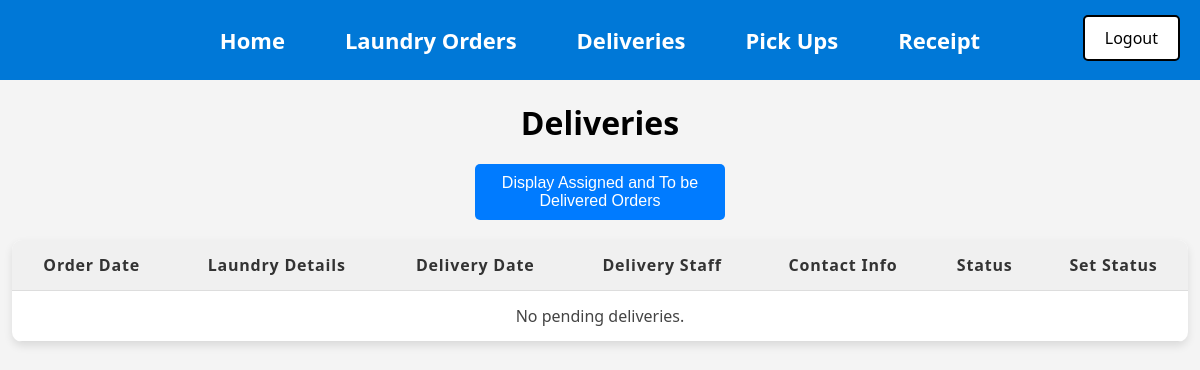
Page /Delivery.php (signed in) on the earlier database version.
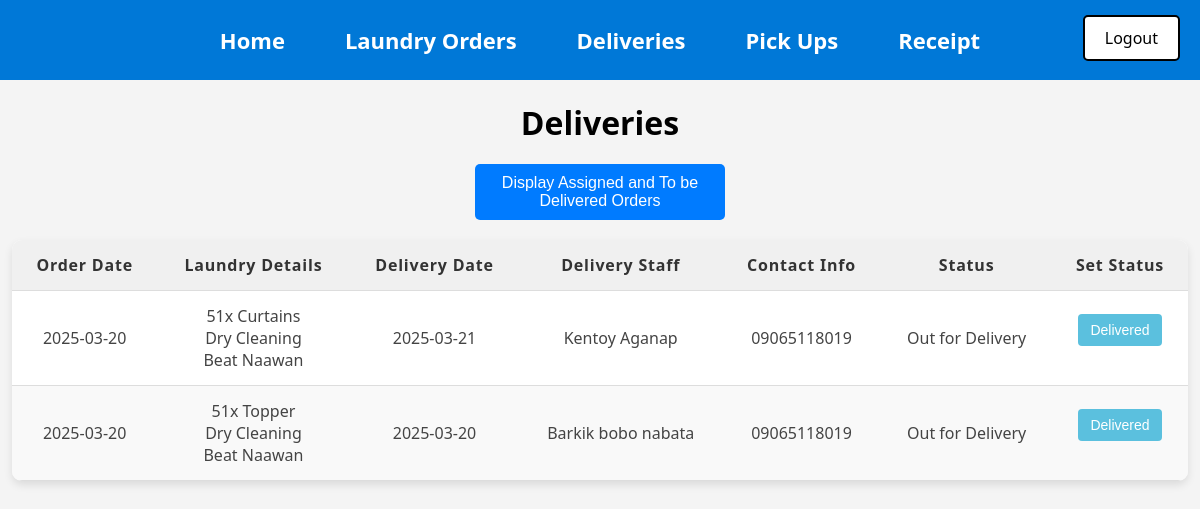
Same page on the later database version.
### tables this page shows
CREATE TABLE `Delivery` (
  `Delivery_ID` int(11) NOT NULL AUTO_INCREMENT,
  `Delivery_date` date DEFAULT NULL,
  `Delivery_staff_name` varchar(40) DEFAULT NULL,
  `Contact_info` varchar(40) DEFAULT NULL,
  `Status` varchar(250) DEFAULT NULL,
  `Order_ID` int(11) NOT NULL,
  `User_ID` int(11) NOT NULL,
  PRIMARY KEY (`Delivery_ID`),
  KEY `Orders_Delivery` (`Order_ID`),
  KEY `Users_Delivery` (`User_ID`),
  CONSTRAINT `Orders_Delivery` FOREIGN KEY (`Order_ID`) REFERENCES `Orders` (`Order_ID`),
  CONSTRAINT `Users_Delivery` FOREIGN KEY (`User_ID`) REFERENCES `Users` (`User_ID`)
);

CREATE TABLE `Orders` (
  `Order_ID` int(11) NOT NULL AUTO_INCREMENT,
  `Order_date` date NOT NULL,
  `Laundry_type` varchar(40) NOT NULL,
  `Laundry_quantity` varchar(40) NOT NULL,
  `Cleaning_type` varchar(40) NOT NULL,
  `Place` varchar(40) NOT NULL,
  `Priority_number` varchar(40) NOT NULL,
  `Status` varchar(250) DEFAULT NULL,
  `User_ID` int(11) NOT NULL,
  PRIMARY KEY (`Order_ID`),
  KEY `Users_Orders` (`User_ID`),
  CONSTRAINT `Users_Orders` FOREIGN KEY (`User_ID`) REFERENCES `Users` (`User_ID`)
);

### htdocs/Delivery.php (the view, shortened to what this page needs)
<?php
include("db_connect.php");
include("Menu.php");
include("Logout.php");
$show_unassigned = isset($_GET['show_unassigned']) && $_GET['show_unassigned'] === 'true';
if ($show_unassigned) {
    $sql = "
        SELECT
            Orders.Order_ID, Orders.Order_date, Orders.Laundry_type, Orders.Laundry_quantity,
            Orders.Cleaning_type, Orders.Place, Orders.Status AS OrderStatus,
            Delivery.Delivery_ID, Delivery.Delivery_date, Delivery.Delivery_staff_name, Delivery.Contact_info, Delivery.Status AS DeliveryStatus
        FROM Orders
        LEFT JOIN Delivery ON Orders.Order_ID = Delivery.Order_ID
        WHERE Orders.Status = 'To be Delivered' OR Delivery.Status = 'Assigned'
    ";
} else {
    $sql = "
        SELECT Delivery.*, Delivery.Status AS DeliveryStatus, Orders.Order_ID, Orders.Order_date, Orders.Place,
               Orders.Laundry_type, Orders.Laundry_quantity, Orders.Cleaning_type
        FROM Delivery
        INNER JOIN Orders ON Delivery.Order_ID = Orders.Order_ID
        WHERE Delivery.Status != 'Delivered' AND Delivery.Status != 'Assigned'
    ";
}
$result = mysqli_query($conn, $sql);
?>
<!DOCTYPE html>
<html lang="en">
<head>
</head>
<body>
<h1>Deliveries</h1>
<form method="GET" style="text-align: center;">
    <button type="submit" class="toggle-btn">
        <?php echo $show_unassigned ? 'Display Active Deliveries' : 'Display Assigned and To be Delivered Orders'; ?>
    </button>
</form>
<table>
    <thead>
        <tr>
            <th>Order Date</th>
            <th>Laundry Details</th>
            <th>Delivery Date</th>
            <th>Delivery Staff</th>
            <th>Contact Info</th>
            <th>Status</th>
            <?php if (!$show_unassigned): ?>
                <th>Set Status</th>
            <?php endif; ?>
        </tr>
    </thead>
    <tbody>
        <?php if (mysqli_num_rows($result) > 0): ?>
            <?php while ($row = mysqli_fetch_assoc($result)): ?>
                <tr>
                    <td><?php echo htmlspecialchars($row['Order_date']); ?></td>
                    <td>
                        <?php echo htmlspecialchars($row['Laundry_quantity']) . 'x ' . htmlspecialchars($row['Laundry_type']); ?>
                        <br>
                        <?php echo htmlspecialchars($row['Cleaning_type']); ?>
                        <br>
                        <?php echo htmlspecialchars($row['Place']); ?>
                    </td>
                    <td><?php echo htmlspecialchars($row['Delivery_date'] ?? 'Unassigned'); ?></td>
                    <td><?php echo htmlspecialchars($row['Delivery_staff_name'] ?? 'Unassigned'); ?></td>
                    <td><?php echo htmlspecialchars($row['Contact_info'] ?? 'Unassigned'); ?></td>
                    <td>
                        <?php
                        if ($show_unassigned) {
                            echo htmlspecialchars($row['DeliveryStatus'] ?? $row['OrderStatus']);
                        } else {
                            echo htmlspecialchars($row['DeliveryStatus']);
                        }
                        ?>
                    </td>
                    <?php if (!$show_unassigned): ?>
                        <td>
                            <?php if ($row['DeliveryStatus'] === 'Out for Delivery'): ?>
                                <form method="POST">
                                    <button class='status-btn completed' name='status' value='Delivered'>Delivered</button>
                                </form>
                            <?php endif; ?>
                        </td>
                    <?php endif; ?>
                </tr>
            <?php endwhile; ?>
        <?php else: ?>
            <tr>
                <td colspan="<?php echo $show_unassigned ? 6 : 7; ?>">No pending deliveries.</td>
            </tr>
        <?php endif; ?>
    </tbody>
</table>
</body>
</html>

Differences in the rows shown:
added delivery: Order_ID.Order_date "2025-03-20", Order_ID.Laundry_quantity "51", Order_ID.Laundry_type "Curtains", Order_ID.Cleaning_type "Dry Cleaning", Order_ID.Place "Beat Naawan", Delivery_date "2025-03-21", Delivery_staff_name "Kentoy Aganap", Contact_info "09065118019", Status "Out for Delivery"
added delivery: Order_ID.Order_date "2025-03-20", Order_ID.Laundry_quantity "51", Order_ID.Laundry_type "Topper", Order_ID.Cleaning_type "Dry Cleaning", Order_ID.Place "Beat Naawan", Delivery_date "2025-03-20", Delivery_staff_name "Barkik bobo nabata", Contact_info "09065118019", Status "Out for Delivery"
Other differences:
text no longer shown: "No pending deliveries."
